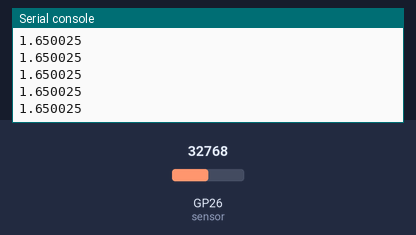
The program below on a simulated Raspberry Pi Pico running MicroPython. On the bench: the last lines printed to the serial console. The inputs (shaded band) are chosen by the test bench; at power-on: GP26 (sensor) = 32768 (analog values on the 0–65535 scale).

Above: at 1.2 s.
1.3 s: GP26 (sensor) set to 45874
At 1.36 s:
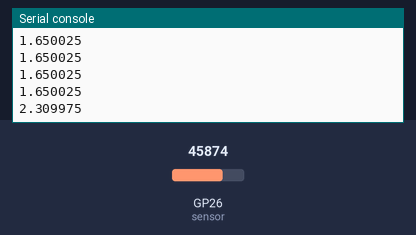
2.8 s: GP26 (sensor) set to 57670
At 2.81 s:
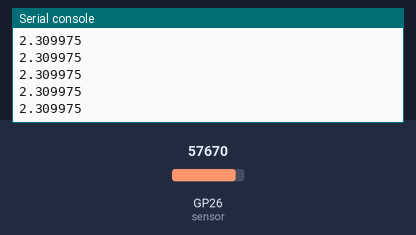
Timing chart, 0 to 5.8 s (numbered marks = the images above; inputs shaded):
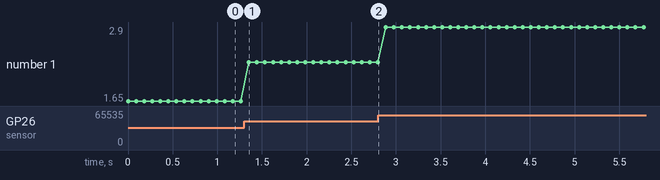

Measured:
- after the input at 1.3 s, the serial console: prints a new line after 0.05 s (image 1)
- plotted number 1: 1.65 → 2.31 after the input at 1.3 s, 2.31 → 2.9 after the input at 2.8 s

The program:

KY-039_HEARTBEAT.py
```python
from machine import ADC
from utime import sleep

sensor = ADC(26)

conversion_factor = 3.3 / (65535)

while True:
        lectura = sensor.read_u16() * conversion_factor
	print(lectura)
        sleep(0.09)
```
